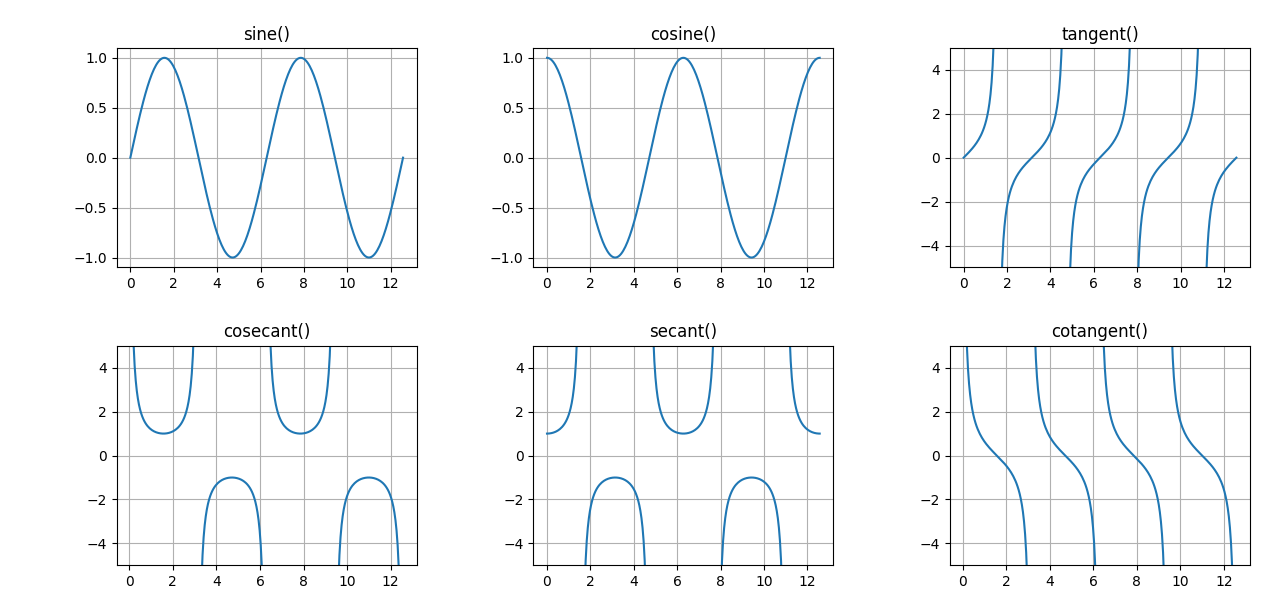

Write the Python code that produced this figure.
import numpy
import matplotlib.pyplot 

class TrigonometricGraphs():
    def __init__(self):
        self.plot_val_x=numpy.linspace(0,(4*numpy.pi),255) # 255 points between 0 and 4pi
        ## Ignore the divide by zero error
        numpy.seterr(divide='ignore') 

    def sine(self):
        matplotlib.pyplot.subplot(2,3,1)
        matplotlib.pyplot.title('sine()')
        ## Calculate & Plot the values
        matplotlib.pyplot.plot(self.plot_val_x,numpy.sin(self.plot_val_x))
        ## Show grid
        matplotlib.pyplot.grid()

    def cosecant(self):
        matplotlib.pyplot.subplot(2,3,4)
        matplotlib.pyplot.title('cosecant()')
        ## calculate the cosecant values
        plot_val_y=1/numpy.sin(self.plot_val_x)
        plot_val_y[:-1][numpy.diff(plot_val_y)>numpy.pi]=numpy.NaN # remove the discontinuity
        matplotlib.pyplot.ylim(-5,5)
        ## Plot the values
        matplotlib.pyplot.plot(self.plot_val_x,plot_val_y)
        ## Show grid
        matplotlib.pyplot.grid()

    def cosine(self):
        matplotlib.pyplot.subplot(2,3,2)
        matplotlib.pyplot.title('cosine()')
        ## Calculate & Plot the values
        matplotlib.pyplot.plot(self.plot_val_x,numpy.cos(self.plot_val_x))
        ## Show grid
        matplotlib.pyplot.grid()

    def secant(self):
        matplotlib.pyplot.subplot(2,3,5)
        matplotlib.pyplot.title('secant()')
        ## calculate the secant values
        plot_val_y=1/numpy.cos(self.plot_val_x)
        plot_val_y[:-1][numpy.diff(plot_val_y)>numpy.pi]=numpy.NaN
        matplotlib.pyplot.ylim(-5,5)
        ## Plot the values
        matplotlib.pyplot.plot(self.plot_val_x,plot_val_y)
        ## Show grid
        matplotlib.pyplot.grid()

    def tangent(self):
        matplotlib.pyplot.subplot(2,3,3)
        matplotlib.pyplot.title('tangent()')
        ## calculate the tangent values
        plot_val_y=numpy.tan(self.plot_val_x)
        plot_val_y[:-1][numpy.diff(plot_val_y)<0]=numpy.NaN
        matplotlib.pyplot.ylim(-5,5)
        ## Plot the values
        matplotlib.pyplot.plot(self.plot_val_x,plot_val_y)
        ## Show grid        
        matplotlib.pyplot.grid()

    def cotangent(self):
        matplotlib.pyplot.subplot(2,3,6)
        matplotlib.pyplot.title('cotangent()')
        ## calculate the cotangent values
        plot_val_y=1/numpy.tan(self.plot_val_x)
        plot_val_y[:-1][numpy.diff(plot_val_y)>0]=numpy.NaN
        matplotlib.pyplot.ylim(-5,5)
        ## Plot the values
        matplotlib.pyplot.plot(self.plot_val_x,plot_val_y)
        ## Show grid
        matplotlib.pyplot.grid()

    def main(self):
        try:
            self.sine()
            self.cosecant()
            self.cosine()
            self.secant()
            self.tangent()
            self.cotangent()
            ## tight_layout() adjusts the padding between and around subplots
            matplotlib.pyplot.tight_layout()
            matplotlib.pyplot.show()
            ## matplotlib.pyplot.savefig('Trigonometric Graphs.png')
        except Exception as e:
            print(e)

if __name__=='__main__':
    TrigonometricGraphs().main()